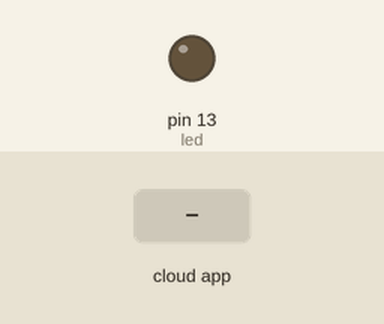
Simulated run of this sketch. Board: Arduino Uno, built with avr-gcc and run on an emulated ATmega328P. Shown: output pins drawn as LEDs (lit = HIGH). Inputs (shaded band) come from the test bench. The ROS host is connected and sends only what is stated.

Above: at 1.2 s.
1.3 s: the phone or cloud app sets toggle_led to 0
At 2.5 s:
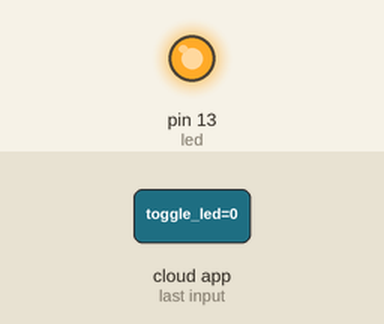
2.8 s: the phone or cloud app sets toggle_led to 1
At 3.6 s:
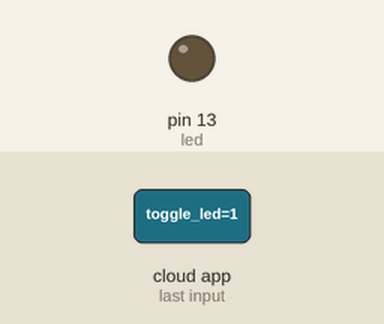
Timing chart, 0 to 5.8 s (numbered marks = the images above; inputs shaded):
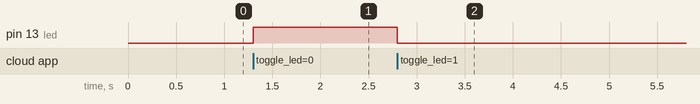

Measured:
- after the input at 1.3 s, pin 13 (led): LOW → HIGH at once
- after the input at 2.8 s, pin 13 (led): HIGH → LOW at once

The sketch:

Blink_test.ino
```cpp
/*
 * rosserial Subscriber Example
 * Blinks an LED on callback
 */

#include <ros.h>
#include <std_msgs/Empty.h>

ros::NodeHandle  nh;

void messageCb( const std_msgs::Empty& toggle_msg){
  digitalWrite(13, HIGH-digitalRead(13));   // blink the led
  nh.loginfo("info");
}

ros::Subscriber<std_msgs::Empty> sub("toggle_led", &messageCb );

void setup()
{
  pinMode(13, OUTPUT);
  nh.initNode();
  nh.subscribe(sub);
  Serial.begin(57600);
}

void loop()
{
  nh.spinOnce();
}
```
